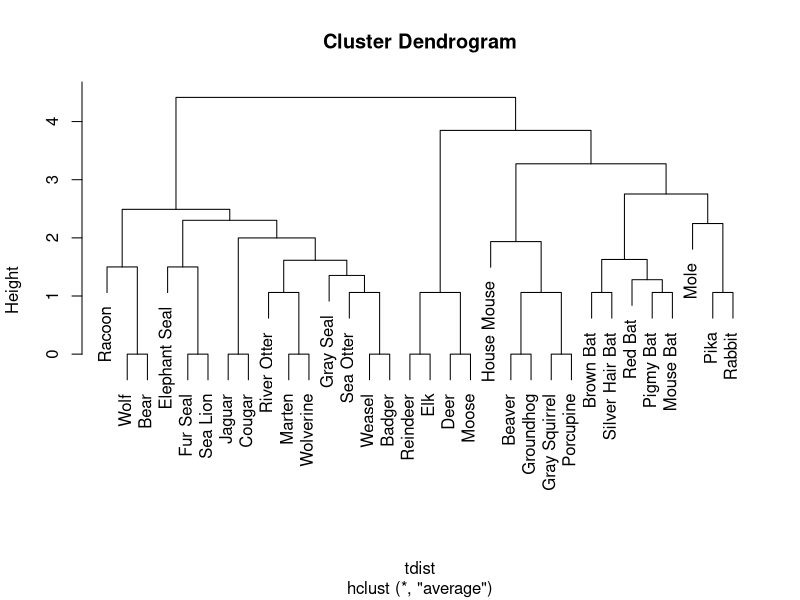

R code for this plot:
# Hierarchical Clustering
setwd("C:\\Users\\avinash17.singh\\Desktop\\Training - Advanced Machine Learning with R\\Day 5")
teeth <- read.csv("teeth.csv", header = T, stringsAsFactors = F)
dim(teeth)
str(teeth)
summary(teeth)

?hclust
head(teeth)

?dist()
tdist<-dist(teeth)
tdist
class(tdist)

?hclust

hc <- hclust(tdist, method = "average")
hc
class(hc)
str(hc)

hc$order

# order gives the order in which the original obervations 
# would be plotted

# Plotting the dendrogram

plot(hc, labels = teeth$mammal)

# Finding organisms closer to rabbit
teeth[(teeth$mammal %in% c("Pika", "Rabbit", "Mole")),]
